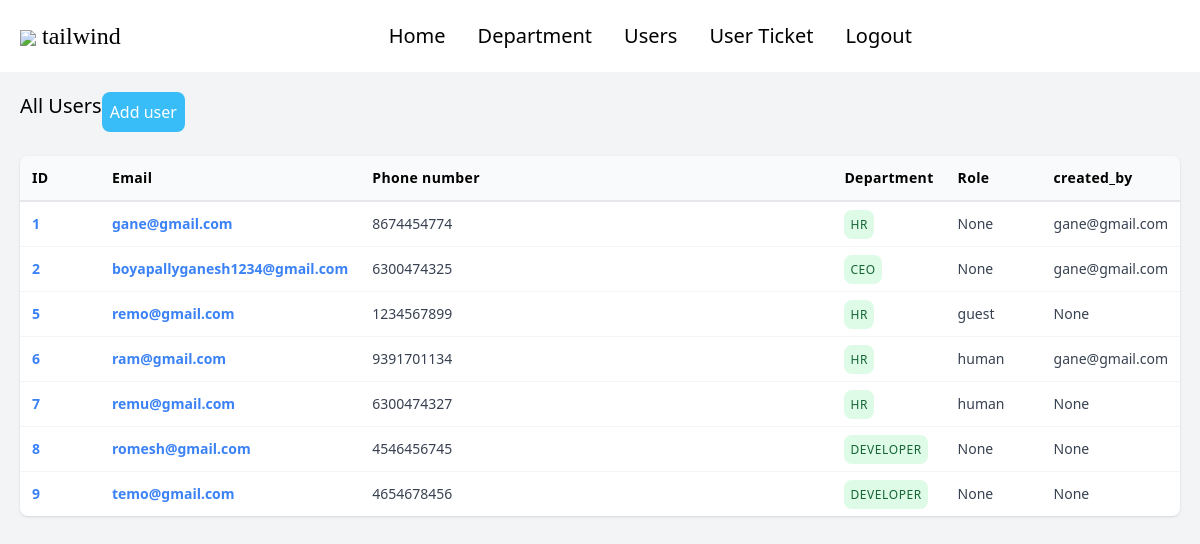
Screenshot of /view_all_users/ (signed in) with the database file from the repository.
### Accounts/models.py (models this page shows)
class CustomUser(AbstractBaseUser, PermissionsMixin):
    email = models.EmailField(unique=True)
    phone_number = models.CharField(null=True, blank=True,unique=True, max_length=10)
    department = models.ForeignKey(Department, on_delete=models.CASCADE, default=None, null=True)
    role = models.CharField(max_length=50, null=True, blank=True)
    created_by = models.ForeignKey(settings.AUTH_USER_MODEL, on_delete=models.CASCADE, default=True, null=True)
    date_joined = models.DateTimeField(auto_now_add=True)
    is_active = models.BooleanField(default=True)
    is_staff = models.BooleanField(default=False)
    USERNAME_FIELD = "email"
    REQUIRED_FIELDS = []
    objects = CustomUserManager()
    class Meta:
        verbose_name = "user"
        verbose_name_plural = "users"

class Department(models.Model):
    name = models.CharField(max_length=100)
    description = models.TextField()
    created_by = models.ForeignKey(settings.AUTH_USER_MODEL, on_delete=models.CASCADE, related_name='departments', default=1)
    created_at = models.DateTimeField(default=timezone.now)
    last_updated_at = models.DateTimeField(auto_now=True)
    def __str__(self):
        return self.name

### Accounts/views.py (the view)
# urls.py: path('view_all_users/', view_all_users, name='view_all_users'),
@staff_member_required(login_url='Accounts:home')
@login_required(login_url='Accounts:home')
def view_all_users(request):
    if not request.user.is_staff:
        return redirect('Accounts:home')
    users = CustomUser.objects.all()
    return render(request, 'users.html', {'users': users})

### Accounts/templates/users.html (shortened to what this page needs)
{% extends 'base.html' %}
{% block content %}
{% if user.is_authenticated and user.is_staff %}
<div class="p-5 h-screen bg-gray-100">
    <div class="flex ">
        <h1 class="text-xl mb-2">All Users</h1>
        <button
            class="bg-[#38bdf8] text-white p-2 rounded-lg mb-6 hover:bg-white hover:text-black hover:border hover:border-gray-300"
          >
          <a href="{% url 'Accounts:create_user' %}">Add user</a>
          </button>
    </div>
    <div class="overflow-auto rounded-lg shadow hidden md:block">
      <table class="w-full">
        <thead class="bg-gray-50 border-b-2 border-gray-200">
        <tr>
            <th class="w-20 p-3 text-sm font-semibold tracking-wide text-left">ID</th>
          <th class="w-20 p-3 text-sm font-semibold tracking-wide text-left">Email</th>
          <th class="p-3 text-sm font-semibold tracking-wide text-left">Phone number</th>
          <th class="w-24 p-3 text-sm font-semibold tracking-wide text-left">Department</th>
          <th class="w-24 p-3 text-sm font-semibold tracking-wide text-left">Role</th>
          <th class="w-32 p-3 text-sm font-semibold tracking-wide text-left">created_by</th>
        </tr>
        </thead>
        <tbody class="divide-y divide-gray-100">
            {% for user in users %}
        <tr class="bg-white">
            <td class="p-3 text-sm text-gray-700 whitespace-nowrap">
                <a href="#" class="font-bold text-blue-500 hover:underline">{{ user.id }}</a>
              </td>
          <td class="p-3 text-sm text-gray-700 whitespace-nowrap">
            <a href="#" class="font-bold text-blue-500 hover:underline">{{ user.email }}</a>
          </td>
          <td class="p-3 text-sm text-gray-700 whitespace-nowrap">
           {{ user.phone_number }}
          </td>
          <td class="p-3 text-sm text-gray-700 whitespace-nowrap">
          <span
            class="p-1.5 text-xs font-medium uppercase tracking-wider text-green-800 bg-green-200 rounded-lg bg-opacity-50">{{user.department}}</span>
          </td>
          <td class="p-3 text-sm text-gray-700 whitespace-nowrap">{{user.role}}</td>
          <td class="p-3 text-sm text-gray-700 whitespace-nowrap">{{user.created_by}}</td>
        </tr>
        {% endfor %}
    </tbody>
</table>
</div>
</div>
{% endif %}
{% endblock content %}

### Accounts/templates/base.html (shortened to what this page needs)
<!DOCTYPE html>
<html>
    <head>
        <link rel="stylesheet" href="">
        <script src="https://cdn.tailwindcss.com"></script>
    </head>
    <body>
      {% block navbar %}
        {% include 'navbar.html' %}
      {% endblock navbar %}
        {% block content %}
        {% endblock content %}
    </body>
</html>

### Accounts/templates/navbar.html (shortened to what this page needs)
<!doctype html>
<html>
    <head>
        <script src="https://cdn.tailwindcss.com"></script>
    </head>
    <body class="">
        <nav class="p-5 bg-white shadow md:flex md:items-center md:justify-between">
            <div class="flex justify-between items-center ">
                <span class="text-2xl font-[Poppins] cursor-pointer">
                    <img class="h-10 inline" src="https://tailwindcss.com/_next/static/media/social-square.b622e290e82093c36cca57092ffe494f.jpg">
                    tailwind
                </span>
            </div>
            <ul class="md:flex md:items-center z-[-1] md:z-auto md:static absolute bg-white w-full left-0 md:w-auto md:py-0 py-4 md:pl-0 pl-7 md:opacity-100 opacity-0 top-[-400px] transition-all ease-in duration-500">
                {% if request.user.is_authenticated %}
                <li class="mx-4 my-6 md:my-0">
                    <a href="{% url 'Accounts:home' %}" class="text-xl hover:text-cyan-500 duration-500">Home</a>
                </li>
                {% endif %}
        {% if request.user.is_authenticated %}
        {% if request.user.is_superuser %}
                <li class="mx-4 my-6 md:my-0">
                    <a href="{% url 'Accounts:view_departments' %}" class="text-xl hover:text-cyan-500 duration-500">Department</a>
                </li>
                <li class="mx-4 my-6 md:my-0">
                    <a href="{% url 'Accounts:view_all_users' %}" class="text-xl hover:text-cyan-500 duration-500">Users</a>
                </li>
                {% endif %}
            {% endif %}
            {% if request.user.is_authenticated %}
                {% if request.user.is_superuser %}
                <li class="mx-4 my-6 md:my-0">
                    <a href="{% url 'Accounts:retrieve_all_tickets' %}" class="text-xl hover:text-cyan-500 duration-500">User Ticket</a>
                </li>
                {% endif %}
            {% endif %}
            {% if request.user.is_authenticated %}
                <li class="mx-4 my-6 md:my-0">
                    <a href="{% url 'Accounts:logout' %}" class="text-xl hover:text-cyan-500 duration-500">Logout</a>
                </li>
                {% endif %}
            </ul>
    </nav>
</body>
</html>

### rows the page displays
CustomUser: id "1", email "gane@gmail.com", phone_number "8674454774", department "HR", role "None", created_by "gane@gmail.com"
CustomUser: id "2", email "boyapallyganesh1234@gmail.com", phone_number "6300474325", department "CEO", role "None", created_by "gane@gmail.com"
CustomUser: id "5", email "remo@gmail.com", phone_number "1234567899", department "HR", role "guest", created_by "None"
CustomUser: id "6", email "ram@gmail.com", phone_number "9391701134", department "HR", role "human", created_by "gane@gmail.com"
CustomUser: id "7", email "remu@gmail.com", phone_number "6300474327", department "HR", role "human", created_by "None"
CustomUser: id "8", email "romesh@gmail.com", phone_number "4546456745", department "DEVELOPER", role "None", created_by "None"
CustomUser: id "9", email "temo@gmail.com", phone_number "4654678456", department "DEVELOPER", role "None", created_by "None"
